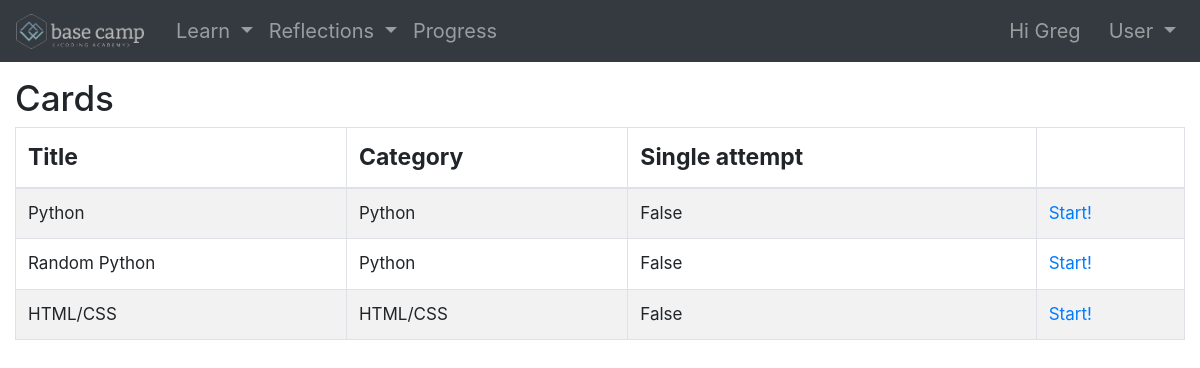
Screenshot of /cards/ (signed in) with the database file from the repository.
### cards/models.py (models this page shows, shortened)
class Quiz(models.Model):
    title = models.CharField(verbose_name=_("Title"), max_length=60, blank=False)
    description = models.TextField(
        verbose_name=_("Description"),
        blank=True,
        help_text=_("a description of the quiz"),
    )
    url = models.SlugField(
        max_length=60,
        blank=False,
        help_text=_("a user friendly url"),
        verbose_name=_("user friendly url"),
    )
    category = models.ForeignKey(
        Category,
        null=True,
        blank=True,
        verbose_name=_("Category"),
        on_delete=models.CASCADE,
    )
    random_order = models.BooleanField(
        blank=False,
        default=False,
        verbose_name=_("Random Order"),
        help_text=_(
            "Display the questions in " "a random order or as they " "are set?"
        ),
    )
    max_questions = models.PositiveIntegerField(
        blank=True,
        null=True,
        verbose_name=_("Max Questions"),
        help_text=_("Number of questions to be answered on each attempt."),
    )
    answers_at_end = models.BooleanField(
        blank=False,
        default=False,
        help_text=_(
            "Correct answer is NOT shown after question."
            " Answers displayed at the end."
        ),
        verbose_name=_("Answers at end"),
    )
    exam_paper = models.BooleanField(
        blank=False,
        default=False,
        help_text=_(
            "If yes, the result of each"
            " attempt by a user will be"
            " stored. Necessary for marking."
        ),
        verbose_name=_("Show Previous Attempts"),
    )
    single_attempt = models.BooleanField(
        blank=False,
        default=False,
        help_text=_(
            "If yes, only one attempt by"
            " a user will be permitted."
            " Non users cannot sit this exam."
        ),
        verbose_name=_("Single Attempt"),
    )
    pass_mark = models.SmallIntegerField(
        blank=True,
        default=0,
        verbose_name=_("Pass Mark"),
        help_text=_("Percentage required to pass exam."),
        validators=[MaxValueValidator(100)],
    )
    success_text = models.TextField(
        blank=True,
        help_text=_("Displayed if user passes."),
        verbose_name=_("Success Text"),
    )
    fail_text = models.TextField(
        verbose_name=_("Fail Text"), blank=True, help_text=_("Displayed if user fails.")
    )
    draft = models.BooleanField(
        blank=True,
        default=False,
        verbose_name=_("Draft"),
        help_text=_(
            "If yes, the quiz is not displayed"
            " in the quiz list and can only be"
            " taken by users who can edit"
            " quizzes."
        ),
    )
    class Meta:
        verbose_name = _("Quiz")
        verbose_name_plural = _("Quizzes")

class Category(models.Model):
    category = models.CharField(
        verbose_name=_("Category"), max_length=250, blank=True, unique=True, null=True
    )
    objects = CategoryManager()
    class Meta:
        verbose_name = _("Category")
        verbose_name_plural = _("Categories")
    def __str__(self):
        return self.category

### cards/views.py (the view)
class QuizListView(ListView):
    model = Quiz
    def get_queryset(self):
        queryset = super(QuizListView, self).get_queryset()
        return queryset.filter(draft=False)

### templates/cards/quiz_list.html (shortened to what this page needs)
<!DOCTYPE html>
{% extends 'base.html' %}
{% load i18n %}
{% load card_tags %}
{% block content %}
<div style="padding:15px;">
<h2 style="font-size: 35px;">{% trans "Cards" %}</h2>
    {% if quiz_list %}
		<table class="table table-bordered table-striped">
		  <thead>
			<tr style="font-size: 23px;">
			  <th>{% trans "Title" %}</th>
			  <th>{% trans "Category" %}</th>
			  <th>{% trans "Single attempt" %}</th>
			  <th></th>
			</tr>
		  </thead>
		  <tbody>
        {% for quiz in quiz_list %}
  			<tr style="font-size: 17px;">
			  <td>{{ quiz.title }}</td>
			  <td>{{ quiz.category }}</td>
			  <td>{{ quiz.single_attempt }}</td>
			  <td>
				<a href="{% url 'quiz_start_page' slug=quiz.url %}">
				  {% trans "Start!" %}
				</a>
			  </td>
			</tr>
        {% endfor %}
		  </tbody>
		</table>
	{% else %}
        <p>{% trans "There are no available cards" %}.</p>
    {% endif %}
</div>
{% endblock %}

### templates/partials/navbar.html (shortened to what this page needs)
<!DOCTYPE html>
{% load static %}
<nav class="navbar navbar-expand-lg navbar-dark bg-dark">
    <a class="navbar-brand" href="{% url 'home' %}"><img src="/static/Header2.png" alt="Cards 2.0"  height="35rem"></a>
    <div class="collapse navbar-collapse" id="navbarSupportedContent">
        <ul class="navbar-nav ml-2">
            {% if user.is_authenticated %}
            <li class="nav-item dropdown">
                <a class="nav-link dropdown-toggle" href="#" id="navbarDropdown" role="button" data-toggle="dropdown" aria-haspopup="true" aria-expanded="false" style="font-size:20px;">
                  Learn
                </a>
            </li>
            <li class="nav-item dropdown">
                <a class="nav-link dropdown-toggle" href="#" id="navbarDropdown" role="button" data-toggle="dropdown" aria-haspopup="true" aria-expanded="false" style=" font-size:20px;">
                  Reflections
                </a>
            </li>
            <li class="nav-item" style="color:gray">
                <a href="{% url 'quiz_progress' %}" class="nav-link" style=" font-size:20px;">Progress</a>
            </li>
        </ul>
        <ul class="navbar-nav ml-auto">
        <span class="navbar-text" style="font-size: 20px; margin-right: 20px;">Hi {{ user.username }}</span>
            <li class="nav-item dropdown ">
            <a class="nav-link dropdown-toggle" href="#" id="navbarDropdown" role="button" data-toggle="dropdown" aria-haspopup="true" aria-expanded="false" style=" font-size:20px;">
                User
              </a>
            </li>
        {% endif %}
        </ul>
    </div>
    </nav>

### static/css/base.css (style rules this page uses)
* { box-sizing: border-box; }
body { font-family: Verdana, sans-serif; margin: 0; }

### rows the page displays
Quiz: title "Python", category "Python", single_attempt "False"
Quiz: title "Random Python", category "Python", single_attempt "False"
Quiz: title "HTML/CSS", category "HTML/CSS", single_attempt "False"

### other values shown
{{ user.username }} "Greg"
